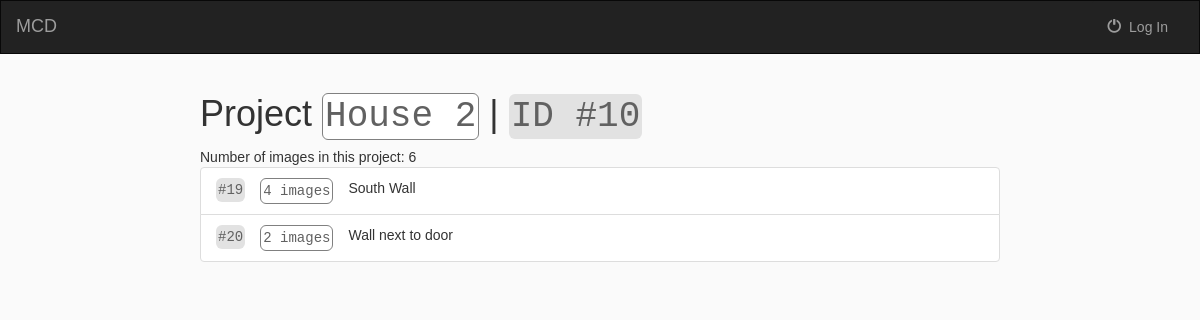
The page /mcd/object/10/ on the database its author committed.
### mcd/models.py (models this page shows, shortened)
class MCD_Project(models.Model):
    uploaded_by_user_id = models.ForeignKey(User, on_delete=models.CASCADE)
    title               = models.CharField(max_length=100, null=False, default="Untitled Object")
    latitude            = models.FloatField(null=True, blank=True)
    longitude           = models.FloatField(null=True, blank=True)
    placename           = models.CharField(max_length=100, null=True, blank=True)
    county              = CountryField(default=None, blank=True, blank_label='(select country)', multiple=True)
    address             = models.CharField(max_length=100, null=True, blank=True)
    postcode            = models.CharField(max_length=15, null=True, blank=True)
    num_records         = models.IntegerField(null=False, default=0)
    num_images          = models.IntegerField(null=False, default=0)

class MCD_Record(models.Model):
    title = models.CharField(max_length=100, null=False, default="Untitled Record")
    uploaded_by_user_id = models.ForeignKey(User, on_delete=models.CASCADE)
    project_id = models.ForeignKey(MCD_Project, default=1, on_delete=models.CASCADE)
    num_images = models.IntegerField(null=False, default=0)

### mcd/views.py (the view)
# urls.py: url(r'^object/(?P<pk>[0-9]+)/$', views.ObjectDetailsView.as_view(),
class ObjectDetailsView(generic.DetailView):
    model = MCD_Project
    context_object_name = 'project'
    template_name = 'mcd/detailed_project.html'
    """
        def get_context_data(self, **kwargs):
        # get current object primary key (id):
        current_object = self.kwargs['pk']
        # filter out the objects that have been uploaded by the current user:
        images_in_object = MCD_Photo_Analysis.objects.filter(project_id=current_object) \
            .values_list('project_id', flat=True).first()
        # return only the objects that match the current user logged in:
        # return MCD_Photo_Analysis.objects.filter(project_id=images_in_object)

        data = super().get_context_data(**kwargs)
        data['images_of_object'] = MCD_Photo_Analysis.objects.filter(project_id=images_in_object)
        return data
    """
    def get_context_data(self, **kwargs):
        current_object = self.kwargs['pk']
        records_in_project = MCD_Record.objects.filter(project_id=current_object) \
            .values_list('project_id', flat=True).first()
        data = super().get_context_data(**kwargs)
        data['records_in_project'] = MCD_Record.objects.filter(project_id=records_in_project)
        return data

### mcd/templates/mcd/detailed_project.html (shortened to what this page needs)
{% extends 'mcd/base.html' %}
{% block body %}
    <h1>Project <strong class="label-grey-outline">{{ project.title }}</strong> |
        <strong class="label-grey">ID #{{ project.id }}</strong></h1>
    Number of images in this project: {{ project.num_images }}
        <ul class="list-group">
        {% for record in records_in_project %}
                <li class="list-group-item">
                <div class="list-item-container">
                    <div class="list-item-first label-grey">
                        #{{ record.id }}
                    </div>
                    <div class="list-item label-grey-outline">
                        {{ record.num_images }} images
                    </div>
                    <div class="list-item">
                        <a href="{% url 'mcd:detailed_record' record.id %}">
                            {{ record.title }}
                        </a>
                    </div>
                </div>
                </li>
        {% endfor %}
        </ul>
{% endblock %}

### mcd/static/mcd/style.css (style rules this page uses)
body { background: white url("images/background.jpg"); }
.list-item-first { float: left; margin-right: 15px; }
.list-item { float: left; margin-left: 15px; margin-right: 15px; }
.list-group li { display: flow-root; justify-content: space-between; align-items: center; }
.label-grey { border: grey 0px; border-style: solid; border-radius: 6px; background: #e2e2e2; color: #616161; font-family: monospace; padding: 2px; }
.label-grey-outline { margin-left: 0; margin-right: 0; border: grey 1px; border-style: solid; border-radius: 6px; background: white; color: #616161; font-family: monospace; padding: 2px; }
strong { font-weight: normal; }
body { font-family: 'Poppins', sans-serif; background: #fafafa; }
a, a:hover, a:focus { color: inherit; text-decoration: none; transition: all 0.3s; }

### rows shown on the page
MCD_Project: title "House 2", id "10", num_images "6"
MCD_Record: id "19", num_images "4", title "South Wall"
MCD_Record: id "20", num_images "2", title "Wall next to door"
